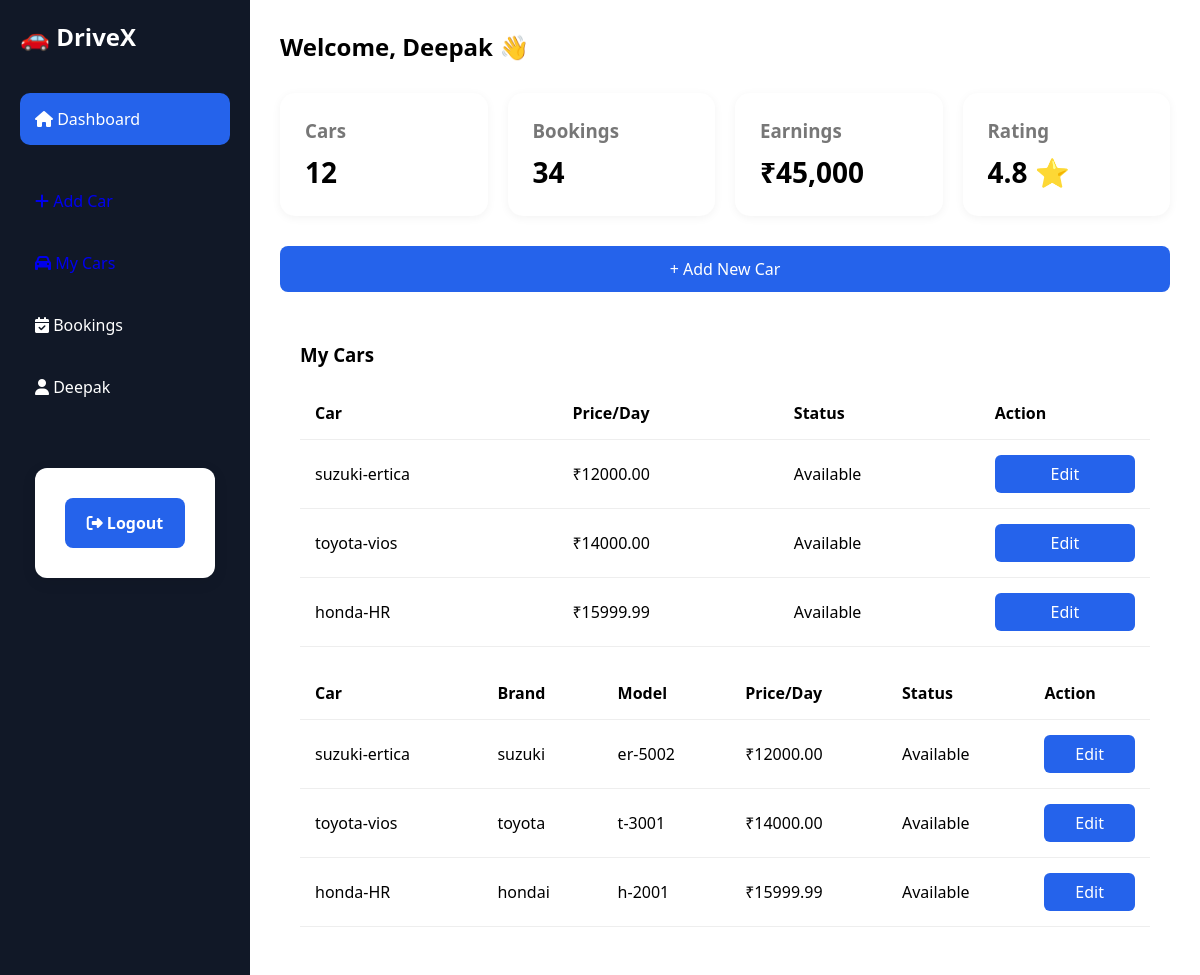
Before: /myaddminpanel/vendor-profile/ (signed in) with the older database file.
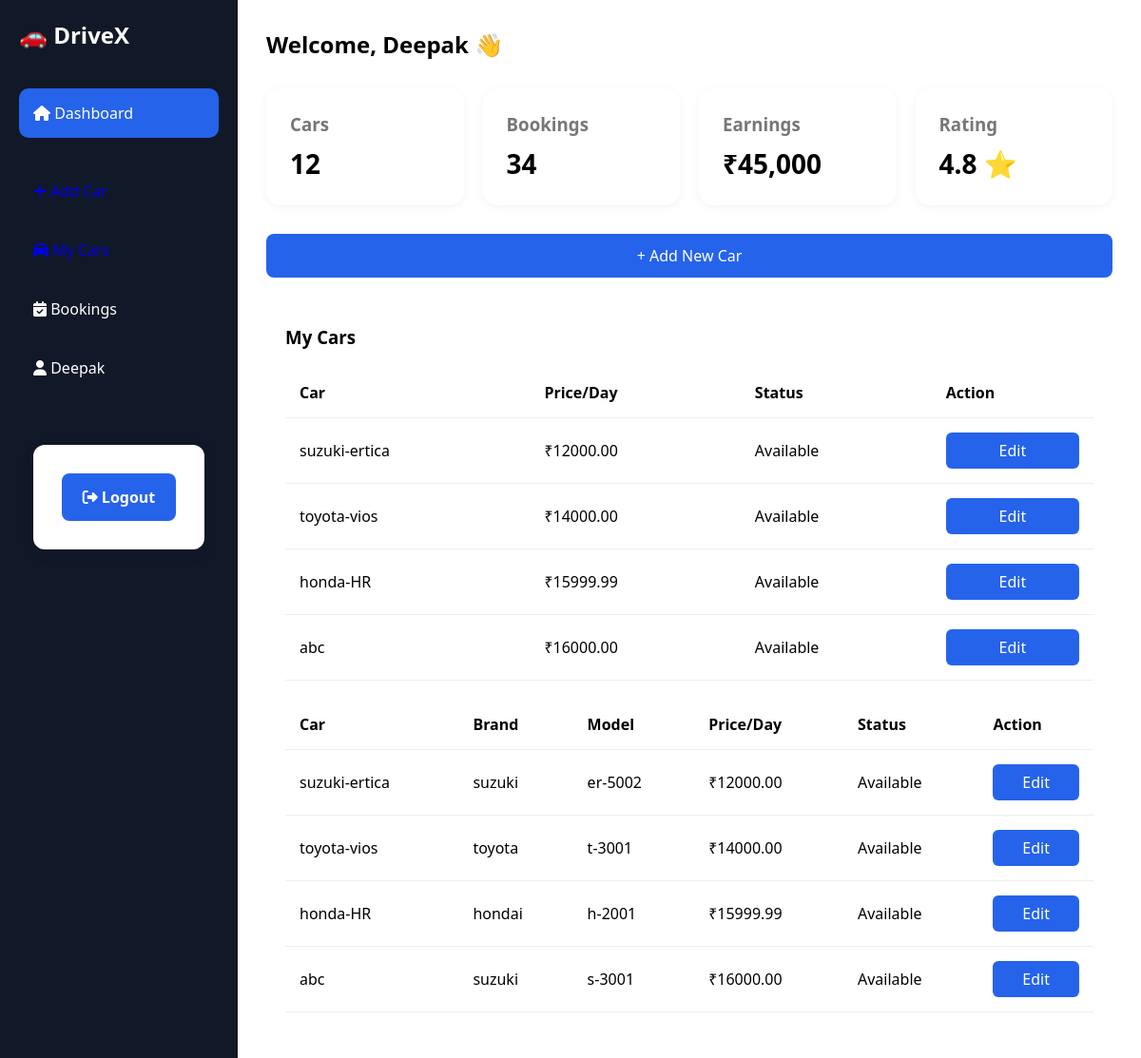
After: the same page with the newer database file.
### myaddminpanel/models.py (models this page shows)
class Car(models.Model):
    TRANSMISSION_CHOICES = [
        ('Manual', 'Manual'),
        ('Automatic', 'Automatic'),
    ]
    FUEL_CHOICES = [
        ('Petrol', 'Petrol'),
        ('Diesel', 'Diesel'),
        ('CNG', 'CNG'),
        ('Electric', 'Electric'),
        ('Hybrid', 'Hybrid'),
    ]
    STATUS_CHOICES = [
        ('Available', 'Available'),
        ('Booked', 'Booked'),
        ('Maintenance', 'Maintenance'),
    ]
    vendor = models.ForeignKey(
        VendorLogin,
        on_delete=models.CASCADE,
        related_name='cars'
    )
    car_name = models.CharField(max_length=100, blank=True, null=True)
    brand = models.CharField(max_length=100, blank=True, null=True)
    model = models.CharField(max_length=100, blank=True, null=True)
    year = models.PositiveIntegerField(blank=True, null=True)
    city = models.CharField(max_length=100, blank=True, null=True)
    pickup_location = models.CharField(max_length=200, blank=True, null=True)
    rent_per_day = models.DecimalField(max_digits=10, decimal_places=2, blank=True, null=True)
    fuel_type = models.CharField(
        max_length=20,
        choices=FUEL_CHOICES
    )
    transmission = models.CharField(
        max_length=20,
        choices=TRANSMISSION_CHOICES
    )
    seats = models.PositiveIntegerField(default=4)
    mileage = models.PositiveIntegerField(default=0)
    ac = models.BooleanField(default=True)
    power_steering = models.BooleanField(default=True)
    power_windows = models.BooleanField(default=True)
    music_system = models.BooleanField(default=False)
    airbags = models.BooleanField(default=True)
    gps = models.BooleanField(default=False)
    image = models.ImageField(
        upload_to='cars/',
        blank=True,
        null=True
    )
    status = models.CharField(
        max_length=20,
        choices=STATUS_CHOICES,
        default='Available'
    )
    description = models.TextField(
        blank=True,
        null=True
    )
    created_at = models.DateTimeField(auto_now_add=True)
    def __str__(self):
        return f"{self.brand} {self.model}"

### myaddminpanel/views.py (the view)
# urls.py: path('vendor-profile/', vendor_profile, name='vendor-profile'),
def vendor_profile(request):
    vendor_id = request.session.get('vendor_id')
    print("Session Vendor ID:", vendor_id)
    if not vendor_id:
        return redirect('login_1')
    vendor = VendorLogin.objects.get(id=vendor_id)
    print("Current Vendor ID:", vendor.id)
    print("Current Vendor:", vendor)
    print("All Cars:", Car.objects.all())
    cars = Car.objects.filter(vendor=vendor)
    return render(request, 'vendorProfile.html' , {'vendor': vendor, 'cars': cars})

### myaddminpanel/models.py (called while the page is built)
    def __str__(self):
        return self.email

### myaddminpanel/templates/vendorProfile.html (shortened to what this page needs)
{% extends 'base_1.html' %}  {% block content %}
<section class="vendor-profile-sec">
  <div class="container-1">
     {% include 'sidebar.html' %}
    <div class="main">
      <div class="topbar">
        {% if request.session.vendor_name %}
          <h2>Welcome, {{ request.session.vendor_name|title }} 👋</h2>
        {% else %}
          <h2>Welcome, Guest 👋</h2>
        {% endif %}
      </div>
      <div class="stats">
        <div class="card">
          <h3>Cars</h3>
          <p>12</p>
        </div>
        <div class="card">
          <h3>Bookings</h3>
          <p>34</p>
        </div>
        <div class="card">
          <h3>Earnings</h3>
          <p>₹45,000</p>
        </div>
        <div class="card">
          <h3>Rating</h3>
          <p>4.8 ⭐</p>
        </div>
      </div>
      <div class="add-car">
        <button>+ Add New Car</button>
      </div>
      <div class="cars">
        <h3>My Cars</h3>
        <table>
          <tr>
            <th>Car</th>
            <th>Price/Day</th>
            <th>Status</th>
            <th>Action</th>
          </tr>
          {% for car in cars %}
          <tr>
            <td>{{ car.car_name }}</td>
            <td>₹{{ car.rent_per_day }}</td>
            <td>{{ car.status }}</td>
            <td>
              <button>Edit</button>
            </td>
          </tr>
          {% endfor %}
        </table>
        {% include 'vendor_view_cars.html' %}
      </div>
    </div>
  </div>
</section>
{% endblock content %}

### myaddminpanel/templates/vendor_view_cars.html
<table>
    <tr>
        <th>Car</th>
        <th>Brand</th>
        <th>Model</th>
        <th>Price/Day</th>
        <th>Status</th>
        <th>Action</th>
    </tr>
    {% for car in cars %}
    <tr>
        <td>{{ car.car_name }}</td>
        <td>{{ car.brand }}</td>
        <td>{{ car.model }}</td>
        <td>₹{{ car.rent_per_day }}</td>
        <td>{{ car.status }}</td>
        <td>
            <button>Edit</button>
        </td>
    </tr>
    {% empty %}
    <tr>
        <td colspan="6">No Cars Found</td>
    </tr>
    {% endfor %}
</table>

Changed rows visible on the page:
added Car: car_name "abc", rent_per_day "16000.00", status "Available", brand "suzuki", model "s-3001"
